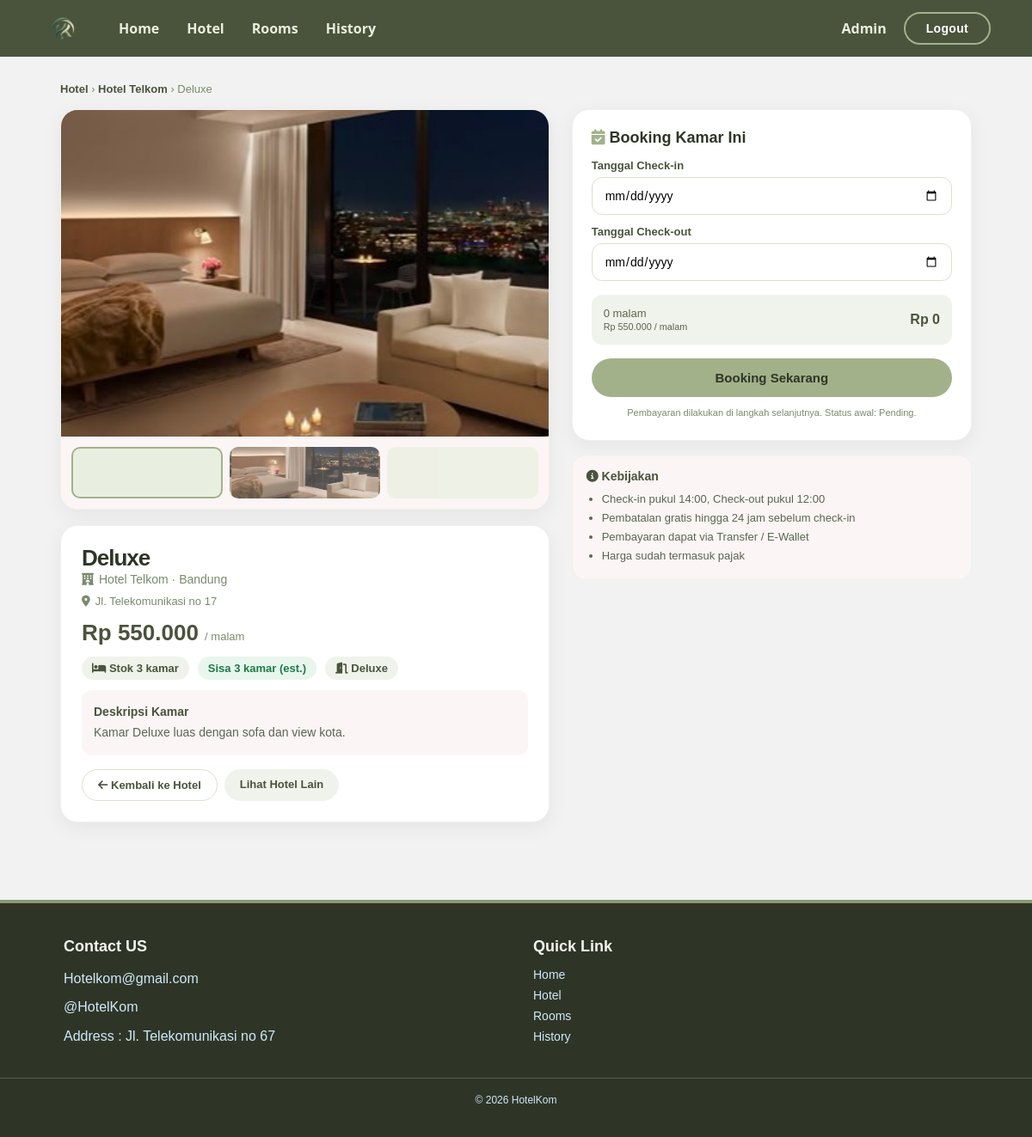
Screenshot of /room_detail.php?id=2 (signed in) with the database file from the repository.
### tables this page shows
CREATE TABLE `rooms` (
  `id_kamar` int(11) NOT NULL,
  `id_hotel` int(11) DEFAULT NULL,
  `tipe_kamar` varchar(50) NOT NULL,
  `harga_per_malam` decimal(10,2) NOT NULL,
  `stok_kamar` int(11) NOT NULL,
  `deskripsi_kamar` text DEFAULT NULL
);

CREATE TABLE `hotels` (
  `id_hotel` int(11) NOT NULL,
  `nama_hotel` varchar(100) NOT NULL,
  `alamat` text NOT NULL,
  `kota` varchar(50) NOT NULL,
  `deskripsi` text DEFAULT NULL
);

### room_detail.php (the view, shortened to what this page needs)
<?php
require_once 'config/koneksi.php';
$id_kamar = (int)$_GET['id'];
$stmt = mysqli_prepare($koneksi, "SELECT r.*, h.nama_hotel, h.kota, h.alamat
                                   FROM rooms r
                                   JOIN hotels h ON h.id_hotel = r.id_hotel
                                   WHERE r.id_kamar = ?");
mysqli_stmt_bind_param($stmt, "i", $id_kamar);
mysqli_stmt_execute($stmt);
$res = mysqli_stmt_get_result($stmt);
$room = mysqli_fetch_assoc($res);
function e($s){ return htmlspecialchars((string)$s, ENT_QUOTES,'UTF-8'); }
function rupiah($n){ return 'Rp '.number_format((float)$n,0,',','.'); }
$qCek = mysqli_prepare($koneksi, "SELECT COUNT(*) AS total FROM bookings WHERE id_kamar=? AND status_booking IN ('Pending','Confirmed')");
mysqli_stmt_bind_param($qCek, "i", $id_kamar);
mysqli_stmt_execute($qCek);
$cekRes = mysqli_stmt_get_result($qCek);
$cekRow = mysqli_fetch_assoc($cekRes);
$terpakai = (int)$cekRow['total'];
$sisa = (int)$room['stok_kamar'] - $terpakai;
$imgClass = 'superior';
$tipeLower = strtolower($room['tipe_kamar']);
if (strpos($tipeLower,'deluxe')!==false) $imgClass='deluxe';
include 'includes/header.php';
include 'includes/navbar.php';
?>
<div class="room-detail-wrap">
    <div class="breadcrumb">
        <a href="hotels.php">Hotel</a> &rsaquo;
        <a href="hotel_detail.php?id=<?php echo (int)$room['id_hotel']; ?>"><?php echo e($room['nama_hotel']); ?></a> &rsaquo;
        <span><?php echo e($room['tipe_kamar']); ?></span>
    </div>
    <div class="detail-grid">
        <div>
            <div class="room-gallery">
                <div class="room-gallery-img <?php echo $imgClass; ?>"></div>
                <div class="room-gallery-thumbs">
                    <span class="active" style="background-image:url('assets/images/superior.jpe')"></span>
                    <span style="background-image:url('assets/images/deluxe.jpeg')"></span>
                    <span style="background-image:url('assets/images/suite.jpe')"></span>
                </div>
            </div>
            <div class="room-info" style="margin-top:18px;">
                <h1><?php echo e($room['tipe_kamar']); ?></h1>
                <div class="hotel-name"><i class="fa-solid fa-hotel"></i> <?php echo e($room['nama_hotel']); ?> &middot; <?php echo e($room['kota']); ?></div>
                <div class="hotel-name" style="font-size:13px;"><i class="fa-solid fa-location-dot"></i> <?php echo e($room['alamat']); ?></div>
                <div class="room-price-big"><?php echo rupiah($room['harga_per_malam']); ?> <small>/ malam</small></div>
                <div class="room-meta-row">
                    <span class="meta-hotel"><i class="fa-solid fa-bed"></i> Stok <?php echo (int)$room['stok_kamar']; ?> kamar</span>
                    <span class="meta-stok <?php echo $sisa<=0?'habis':''; ?>">
                        <?php echo $sisa<=0 ? 'Stok Habis' : 'Sisa '.$sisa.' kamar (est.)'; ?>
                    </span>
                    <span class="meta-hotel"><i class="fa-solid fa-door-open"></i> <?php echo e($room['tipe_kamar']); ?></span>
                </div>
                <div class="room-desc-box">
                    <strong style="color:#4A533C;">Deskripsi Kamar</strong><br>
                    <?php echo $room['deskripsi_kamar'] ? nl2br(e($room['deskripsi_kamar'])) : 'Kamar nyaman dengan fasilitas lengkap, cocok untuk liburan maupun perjalanan bisnis. Dilengkapi AC, WiFi, dan layanan kebersihan harian.'; ?>
                </div>
                <div style="margin-top:16px; display:flex; gap:8px;">
                    <a href="hotel_detail.php?id=<?php echo (int)$room['id_hotel']; ?>" style="padding:10px 18px; background:#fff; border:1px solid #d9e2d0; border-radius:999px; text-decoration:none; color:#4A533C; font-weight:600; font-size:13px;"><i class="fa-solid fa-arrow-left"></i> Kembali ke Hotel</a>
                    <a href="hotels.php" style="padding:10px 18px; background:#f0f3eb; border-radius:999px; text-decoration:none; color:#4A533C; font-weight:600; font-size:13px;">Lihat Hotel Lain</a>
                </div>
            </div>
        </div>
        <div>
            <div class="booking-card">
                <h3><i class="fa-solid fa-calendar-check" style="color:#A3B18A;"></i> Booking Kamar Ini</h3>
                <?php if ($sisa <= 0): ?>
                    <div class="alert alert-warn">Maaf, stok kamar untuk tipe ini sedang habis. Silakan pilih tipe lain.</div>
                    <button class="btn-book-now" disabled>Stok Habis</button>
                <?php else: ?>
                    <form id="formBooking" action="booking.php" method="POST">
                        <label for="checkin">Tanggal Check-in</label>
                        <input type="date" id="checkin" name="tanggal_checkin" required min="<?php echo date('Y-m-d', strtotime('+1 day')); ?>">
                        <label for="checkout">Tanggal Check-out</label>
                        <input type="date" id="checkout" name="tanggal_checkout" required>
                        <div class="total-preview">
                            <span style="font-size:13px;color:#5a6650;">
                                <span id="malamText">0 malam</span><br>
                                <small id="hargaSatuan"><?php echo rupiah($room['harga_per_malam']); ?> / malam</small>
                            </span>
                            <strong id="totalPreview"><?php echo rupiah(0); ?></strong>
                        </div>
                        <button type="submit" class="btn-book-now" id="btnSubmit">Booking Sekarang</button>
                        <p style="font-size:11px;color:#7a8a6e;text-align:center;margin-top:10px;">Pembayaran dilakukan di langkah selanjutnya. Status awal: Pending.</p>
                    </form>
                <?php endif; ?>
            </div>
            <div style="background:#fbf5f5;border:1px solid #eef1eb;border-radius:16px;padding:16px;margin-top:16px;">
                <h4 style="margin:0 0 8px;color:#4A533C;font-size:14px;"><i class="fa-solid fa-circle-info"></i> Kebijakan</h4>
                <ul style="margin:0;padding-left:18px;color:#5a6650;font-size:13px;line-height:1.7;">
                    <li>Check-in pukul 14:00, Check-out pukul 12:00</li>
                    <li>Pembatalan gratis hingga 24 jam sebelum check-in</li>
                    <li>Pembayaran dapat via Transfer / E-Wallet</li>
                    <li>Harga sudah termasuk pajak</li>
                </ul>
            </div>
        </div>
    </div>
</div>
<?php include 'includes/footer.php'; ?>

### assets/css/style.css (style rules this page uses)
:root { --first-color: hsl(82, 60%, 28%); --title-color: hsl(0, 0%, 15%); --text-color: hsl(0, 0%, 35%); --body-color: hsl(0, 0%, 95%); --container-color: hsl(0, 0%, 100%); --body-font: "Poppins", sans-serif; --h2-font-size: 1.25rem; --small-font-size: .813rem; }
body { margin: 0; }
h1 { font-size: 60px; line-height: 100%; font-weight: 800; letter-spacing: -1px; margin: 16px 0; background: linear-gradient(90deg, #4A533C 7%, #A3B18A 90%); background-clip: text; color: transparent; }
p { font-size: 16px; line-height: 160%; }
@media screen and (min-width: 1120px) { :root { --h2-font-size: 1.5rem; --small-font-size: .875rem; } }
* { box-sizing: border-box; padding: 0; margin: 0; }
body { font-family: var(--body-font); background-color: var(--body-color); color: var(--text-color); }
::placeholder { font-weight: 500; color: #888; }

### room_detail.php (style rules this page uses)
.room-detail-wrap { max-width:1100px; margin:30px auto; padding:0 20px 60px; }
.breadcrumb { font-size:13px; color:#7a8a6e; margin-bottom:16px; }
.breadcrumb a { color:#4A533C; text-decoration:none; font-weight:600; }
.detail-grid { display:grid; grid-template-columns:1.1fr .9fr; gap:26px; }
.room-gallery { background:#fff; border-radius:20px; overflow:hidden; box-shadow:0 6px 24px rgba(0,0,0,.06); border:1px solid #eef1eb; }
.room-gallery-img { height:380px; background:#e9efe0 center/cover no-repeat; }
.room-gallery-img.deluxe { background-image:url('assets/images/deluxe.jpeg'); }
.room-gallery-thumbs { display:flex; gap:8px; padding:12px; background:#fbf5f5; }
.room-gallery-thumbs span { flex:1; height:60px; border-radius:10px; background:#e9efe0 center/cover; opacity:.7; border:2px solid transparent; }
.room-gallery-thumbs span.active { opacity:1; border-color:#A3B18A; }
.room-info { background:#fff; border-radius:20px; padding:24px; box-shadow:0 6px 24px rgba(0,0,0,.06); border:1px solid #eef1eb; }
.room-info h1 { font-size:26px; color:#2F3526; margin:0 0 4px; background:none; -webkit-text-fill-color:#2F3526; }
.room-info .hotel-name { color:#7a8a6e; font-size:14px; margin-bottom:10px; display:flex; gap:6px; align-items:center; }
.room-price-big { font-size:26px; font-weight:800; color:#4A533C; margin:14px 0 4px; }
.room-price-big small { font-size:13px; font-weight:400; color:#7a8a6e; }
.room-meta-row { display:flex; gap:10px; flex-wrap:wrap; margin:12px 0; }
.room-meta-row span { padding:6px 12px; border-radius:999px; font-size:13px; font-weight:600; }
.meta-stok { background:#e8f6ee; color:#1f7a45; }
.meta-hotel { background:#f0f3eb; color:#4A533C; }
.room-desc-box { background:#fbf5f5; border-radius:12px; padding:14px; color:#5a6650; font-size:14px; line-height:1.7; margin-top:12px; }
.booking-card { background:#fff; border-radius:20px; padding:22px; box-shadow:0 6px 24px rgba(0,0,0,.06); border:1px solid #eef1eb; position:sticky; top:20px; }
.booking-card h3 { margin:0 0 14px; font-size:18px; color:#2F3526; }
.booking-card label { display:block; font-size:13px; font-weight:600; color:#4A533C; margin:12px 0 6px; }
.booking-card input[type=date] { width:100%; padding:12px 14px; border:1px solid #d9e2d0; border-radius:12px; font:inherit; font-size:14px; outline:none; box-sizing:border-box; }
.total-preview { background:#f0f3eb; border-radius:12px; padding:14px; margin:16px 0; display:flex; justify-content:space-between; align-items:center; }
.total-preview strong { color:#4A533C; }
.btn-book-now { width:100%; padding:14px; background:#A3B18A; color:#2F3526; border:none; border-radius:999px; font-weight:700; font-size:15px; cursor:pointer; transition:all .2s; }

### rows the page displays
rooms: id_hotel.nama_hotel "Hotel Telkom", tipe_kamar "Deluxe", id_hotel.kota "Bandung", id_hotel.alamat "Jl. Telekomunikasi no 17", harga_per_malam "Rp 550.000", stok_kamar "3", deskripsi_kamar "Kamar Deluxe luas dengan sofa dan view kota."

### other values shown
$_SESSION['nama'] "Admin"
rupiah(0) "Rp 0"
